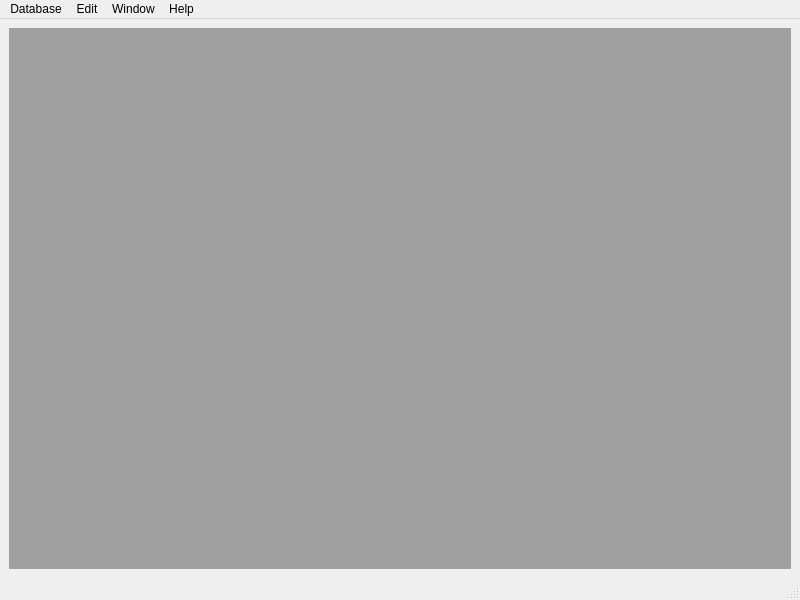
<?xml version="1.0" encoding="UTF-8"?>
<ui version="4.0">
 <class>LainMain</class>
 <widget class="QMainWindow" name="LainMain">
  <property name="geometry">
   <rect>
    <x>0</x>
    <y>0</y>
    <width>800</width>
    <height>600</height>
   </rect>
  </property>
  <property name="sizePolicy">
   <sizepolicy hsizetype="Maximum" vsizetype="Maximum">
    <horstretch>0</horstretch>
    <verstretch>0</verstretch>
   </sizepolicy>
  </property>
  <property name="windowTitle">
   <string>Lain (Alpaca)</string>
  </property>
  <widget class="QWidget" name="centralwidget">
   <layout class="QHBoxLayout" name="horizontalLayout">
    <item>
     <widget class="QMdiArea" name="mdiArea"/>
    </item>
   </layout>
  </widget>
  <widget class="QStatusBar" name="statusbar"/>
  <widget class="QMenuBar" name="menubar">
   <property name="geometry">
    <rect>
     <x>0</x>
     <y>0</y>
     <width>800</width>
     <height>21</height>
    </rect>
   </property>
   <widget class="QMenu" name="menuDatabase">
    <property name="title">
     <string>Database</string>
    </property>
    <addaction name="actionOnly_default_in_current_version"/>
   </widget>
   <widget class="QMenu" name="menuWindow">
    <property name="title">
     <string>Window</string>
    </property>
   </widget>
   <widget class="QMenu" name="menuHelp">
    <property name="title">
     <string>Help</string>
    </property>
   </widget>
   <widget class="QMenu" name="menuEdit">
    <property name="title">
     <string>Edit</string>
    </property>
    <widget class="QMenu" name="menuNew">
     <property name="title">
      <string>New</string>
     </property>
     <addaction name="actionTag"/>
    </widget>
    <addaction name="menuNew"/>
    <addaction name="separator"/>
    <addaction name="actionUndo"/>
    <addaction name="actionRedo"/>
    <addaction name="separator"/>
    <addaction name="actionCut"/>
    <addaction name="actionCopy"/>
    <addaction name="actionPaste"/>
    <addaction name="actionDelete"/>
    <addaction name="separator"/>
   </widget>
   <addaction name="menuDatabase"/>
   <addaction name="menuEdit"/>
   <addaction name="menuWindow"/>
   <addaction name="menuHelp"/>
  </widget>
  <action name="actionNew">
   <property name="text">
    <string>Manager...</string>
   </property>
  </action>
  <action name="actionAttach">
   <property name="text">
    <string>Attach...</string>
   </property>
  </action>
  <action name="actionCommit">
   <property name="text">
    <string>Commit</string>
   </property>
  </action>
  <action name="actionClose">
   <property name="text">
    <string>Close...</string>
   </property>
  </action>
  <action name="actionExit">
   <property name="text">
    <string>Exit</string>
   </property>
  </action>
  <action name="actionNew_Database">
   <property name="text">
    <string>New Database</string>
   </property>
  </action>
  <action name="actionOnly_default_in_current_version">
   <property name="text">
    <string>Only default in current version</string>
   </property>
  </action>
  <action name="actionUndo">
   <property name="text">
    <string>Undo</string>
   </property>
  </action>
  <action name="actionRedo">
   <property name="text">
    <string>Redo</string>
   </property>
  </action>
  <action name="actionCut">
   <property name="text">
    <string>Cut</string>
   </property>
  </action>
  <action name="actionCopy">
   <property name="text">
    <string>Copy</string>
   </property>
  </action>
  <action name="actionPaste">
   <property name="text">
    <string>Paste</string>
   </property>
  </action>
  <action name="actionDelete">
   <property name="text">
    <string>Delete</string>
   </property>
  </action>
  <action name="actionTag">
   <property name="text">
    <string>Tag</string>
   </property>
  </action>
 </widget>
 <resources/>
 <connections/>
</ui>
